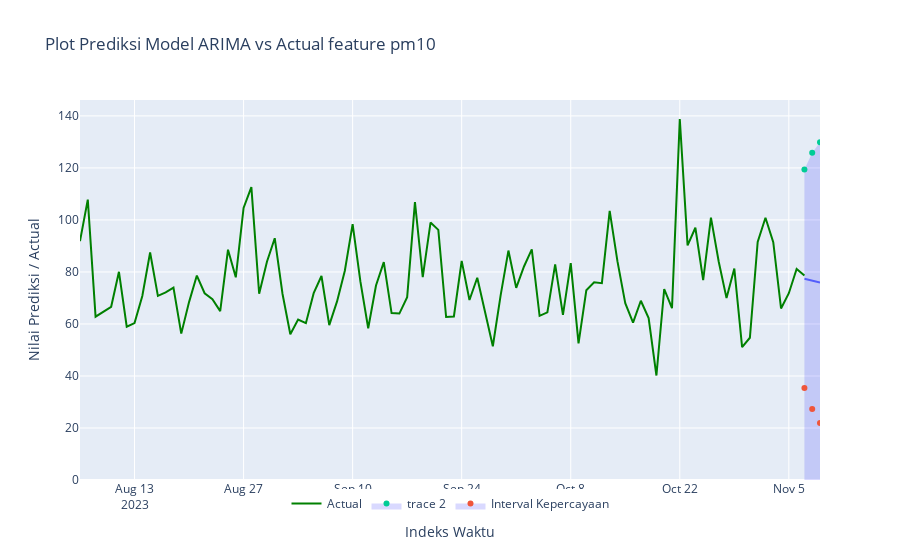

Notebook code cell kept with this figure:
### Code cell
data = load_data_AirQuality("jakarta")
demo_time_series = TimeSeries_Demo(data,"pm10")
demo_time_series.visual_time_series()
